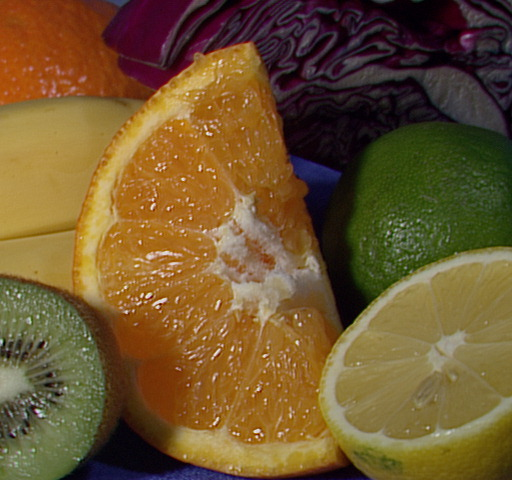
//> input picture fruits.jpg, 512 x 480 px
$ ./example_11-03   (built with g++ and OpenCV 4)
//> lines starting //> are read from the running program, lines starting //| are printed output that depends on the picture
// Example 11-3. Log-polar transform example
// Log-polar transform example.
// This demonstrates the forward and backward (inverse) log-polar
// transform.

#include <opencv2/opencv.hpp>
#include <iostream>

using namespace std;

int main() {

    cv::Mat src = cv::imread("../fruits.jpg");
//> src is the input picture: 480 rows x 512 cols, CV_8UC3; mean B, G, R 46.2, 85.6, 110.8

    if (src.empty()) {
        cout << "Can not load " << "../fruits.jpg" << endl;
        return -1;
    }

    double M = 10;
    cv::Mat dst(src.size(), src.type()), src2(src.size(), src.type());

    cv::logPolar(
            src,
            dst,
            cv::Point2f(src.cols * 0.5f, src.rows * 0.5f),
            M,
            cv::INTER_LINEAR | cv::WARP_FILL_OUTLIERS
    );
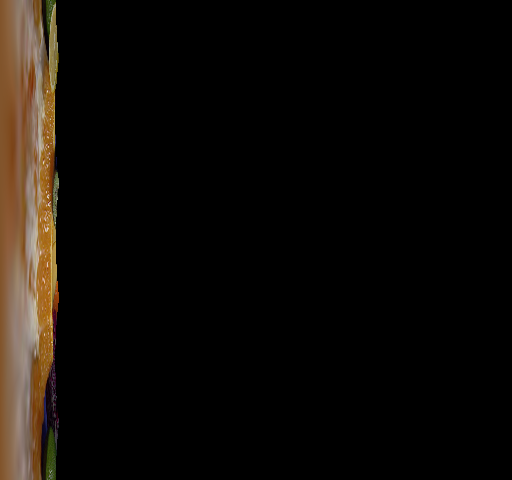
//> dst: 480 rows x 512 cols, CV_8UC3; mean B, G, R 7.4, 11.1, 14.8
    cv::logPolar(
            dst,
            src2,
            cv::Point2f(src.cols * 0.5f, src.rows * 0.5f),
            M,
            cv::INTER_LINEAR | cv::WARP_INVERSE_MAP
    );
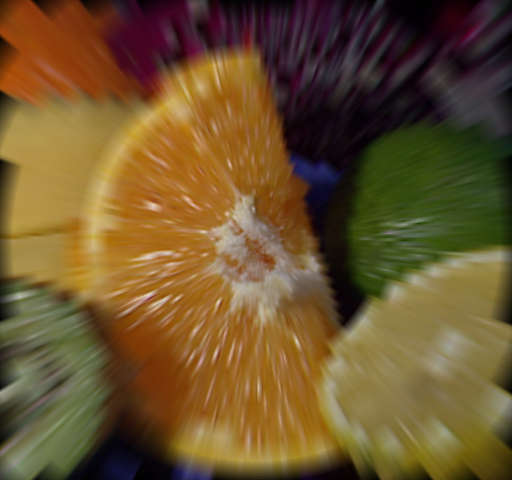
//> src2: 480 rows x 512 cols, CV_8UC3; mean B, G, R 45.1, 83.7, 108.2
    cv::imshow("log-polar", dst);
    cv::imshow("inverse log-polar", src2);

    cv::waitKey();

    return 0;
}

$ run again, with BlueCup.jpg copied over fruits.jpg
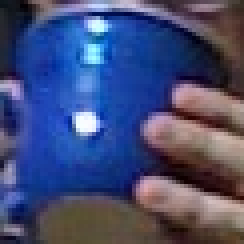
//> input picture BlueCup.jpg, 61 x 61 px (shown 4 times larger)
//> src is the input picture: 61 rows x 61 cols, CV_8UC3; mean B, G, R 117.6, 76.4, 68
//> `cv::logPolar( src, dst, cv::Point2f(src.cols * 0.5f, src.rows * 0.5f),..`:
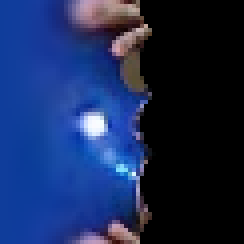
//> dst: 61 rows x 61 cols, CV_8UC3 (shown 4 times larger); mean B, G, R 86.6, 41.9, 24.5
//> `cv::logPolar( dst, src2, cv::Point2f(src.cols * 0.5f, src.rows * 0.5f)..`:
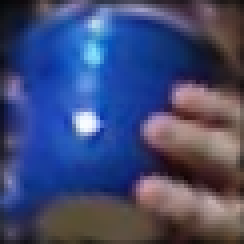
//> src2: 61 rows x 61 cols, CV_8UC3 (shown 4 times larger); mean B, G, R 114.9, 74, 65.2

$ run again, with HandIndoorColor.jpg copied over fruits.jpg
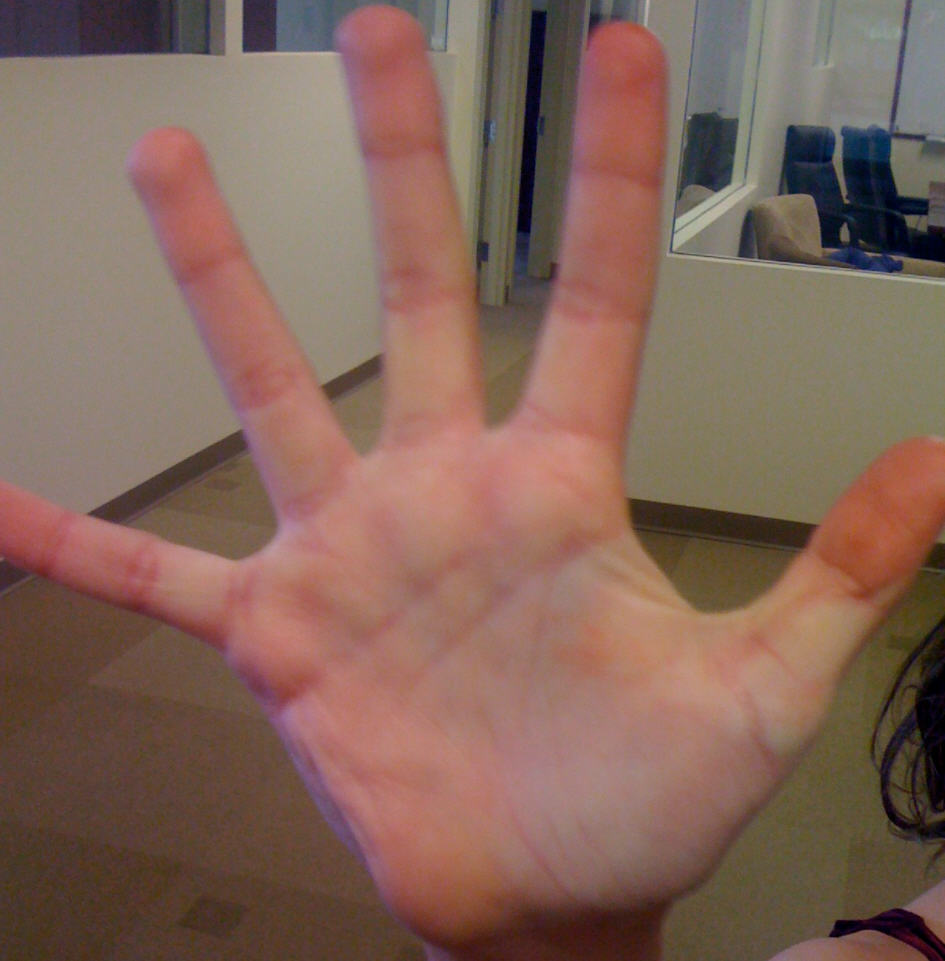
//> input picture HandIndoorColor.jpg, 945 x 961 px
//> src is the input picture: 961 rows x 945 cols, CV_8UC3; mean B, G, R 89.5, 101.6, 131.2
//> `cv::logPolar( src, dst, cv::Point2f(src.cols * 0.5f, src.rows * 0.5f),..`:
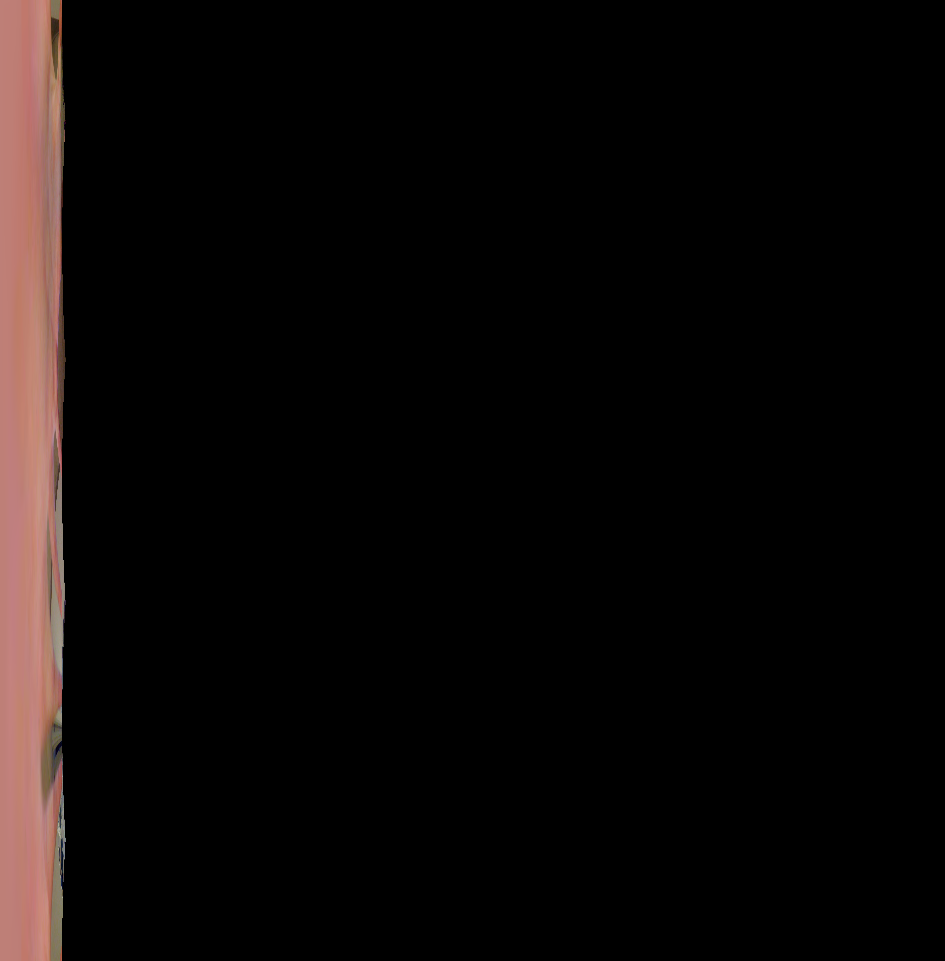
//> dst: 961 rows x 945 cols, CV_8UC3; mean B, G, R 7.4, 8.2, 11.9
//> `cv::logPolar( dst, src2, cv::Point2f(src.cols * 0.5f, src.rows * 0.5f)..`:
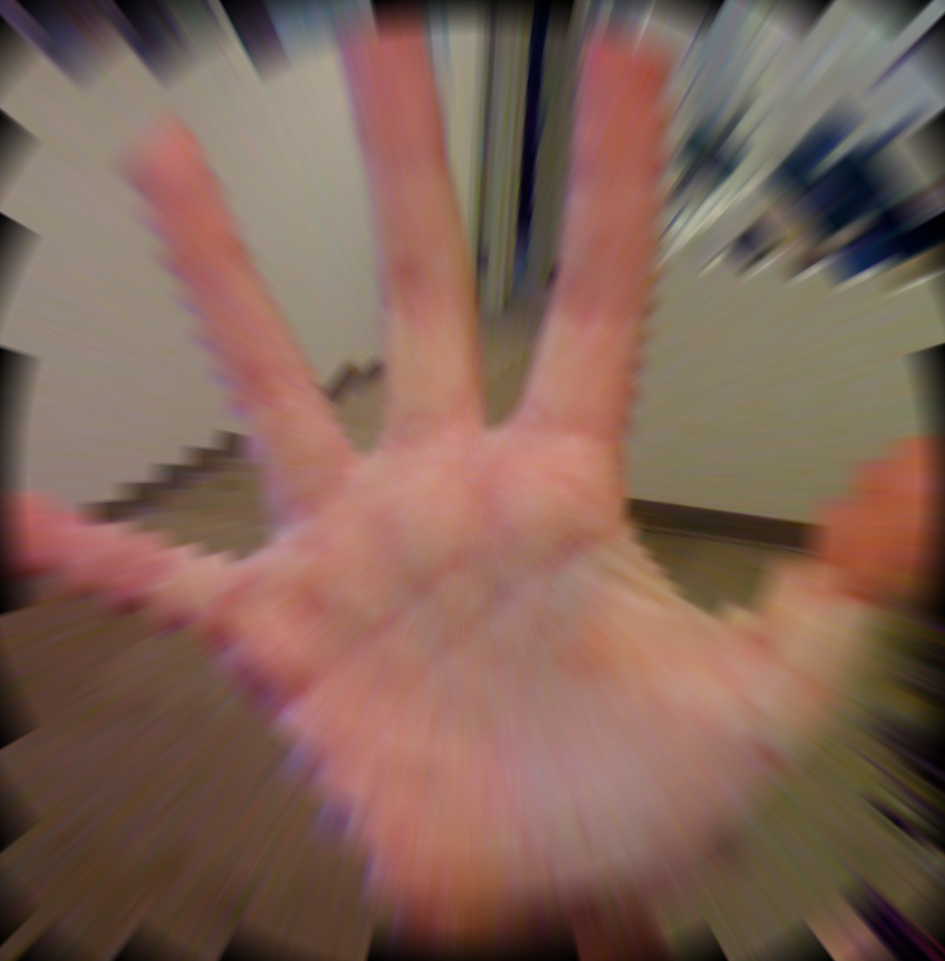
//> src2: 961 rows x 945 cols, CV_8UC3; mean B, G, R 87, 99, 127.9

$ run again, with HandOutdoorColor.jpg copied over fruits.jpg
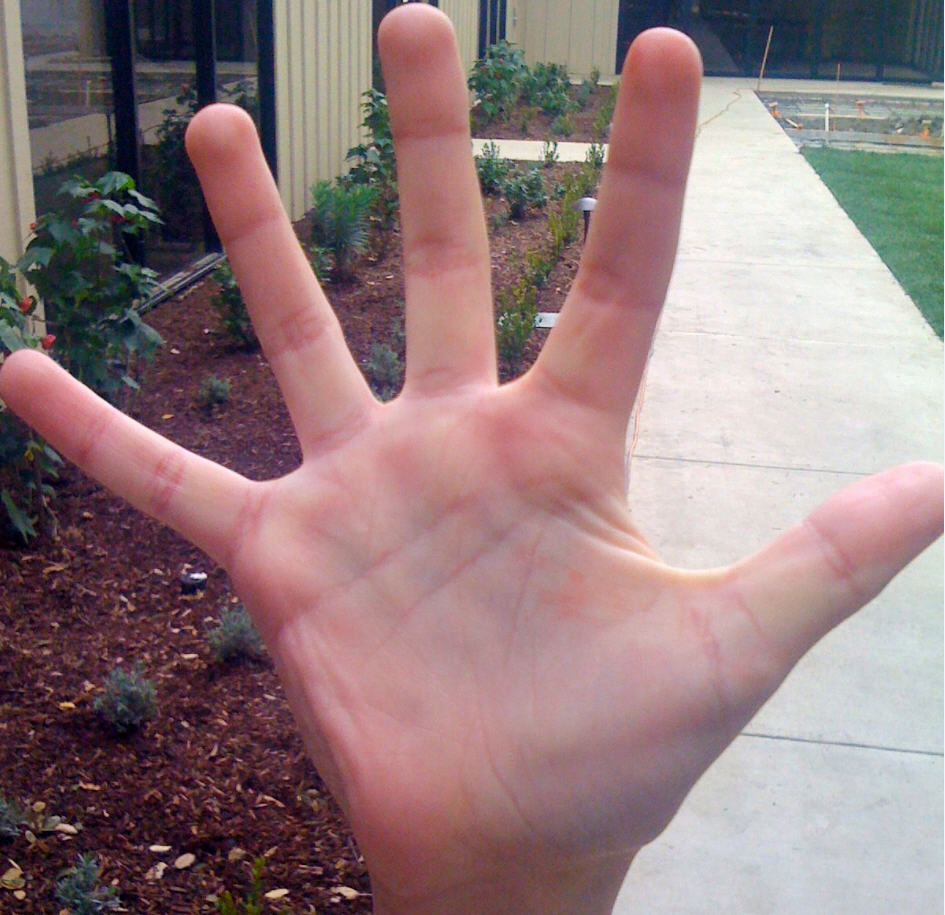
//> input picture HandOutdoorColor.jpg, 945 x 915 px
//> src is the input picture: 915 rows x 945 cols, CV_8UC3; mean B, G, R 125.6, 123.8, 146.8
//> `cv::logPolar( src, dst, cv::Point2f(src.cols * 0.5f, src.rows * 0.5f),..`:
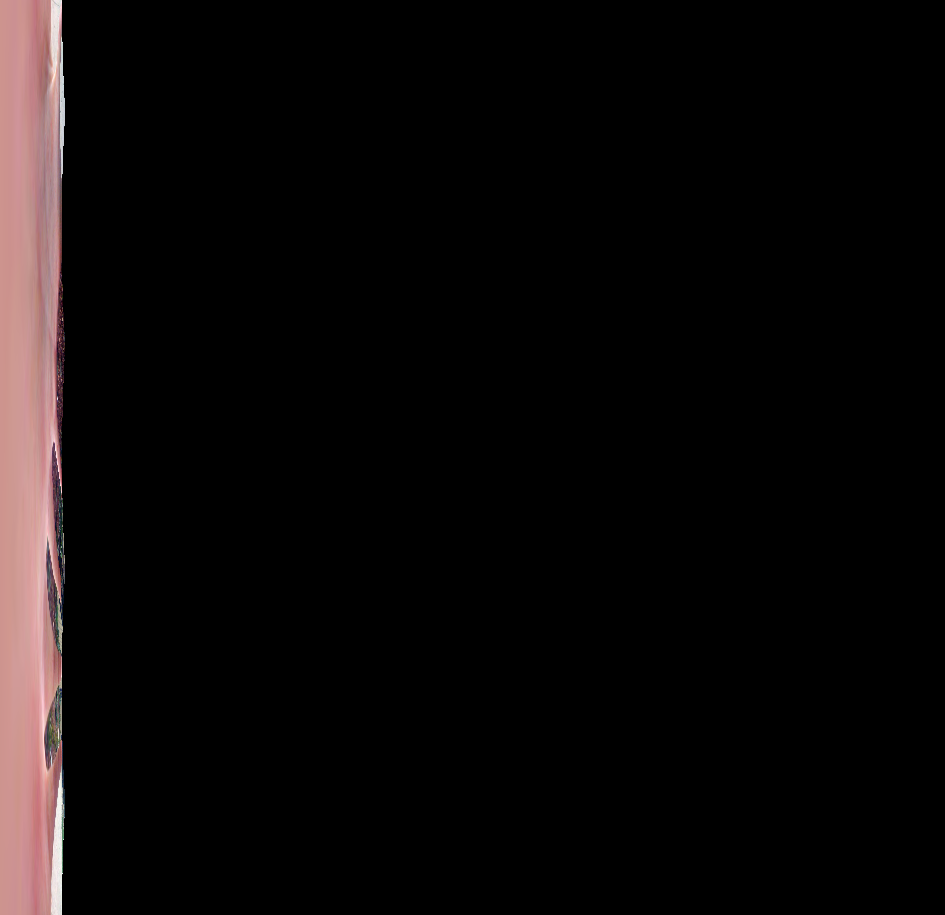
//> dst: 915 rows x 945 cols, CV_8UC3; mean B, G, R 9.4, 9.5, 12.8
//> `cv::logPolar( dst, src2, cv::Point2f(src.cols * 0.5f, src.rows * 0.5f)..`:
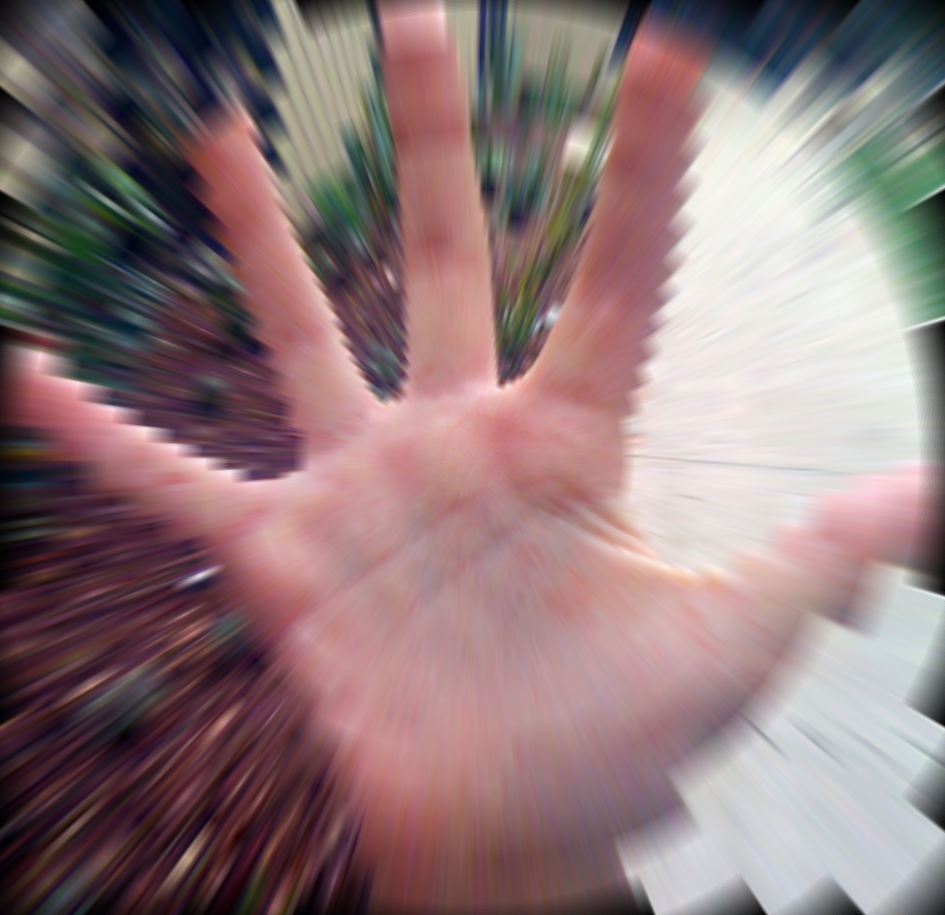
//> src2: 915 rows x 945 cols, CV_8UC3; mean B, G, R 121.9, 120, 142.9
